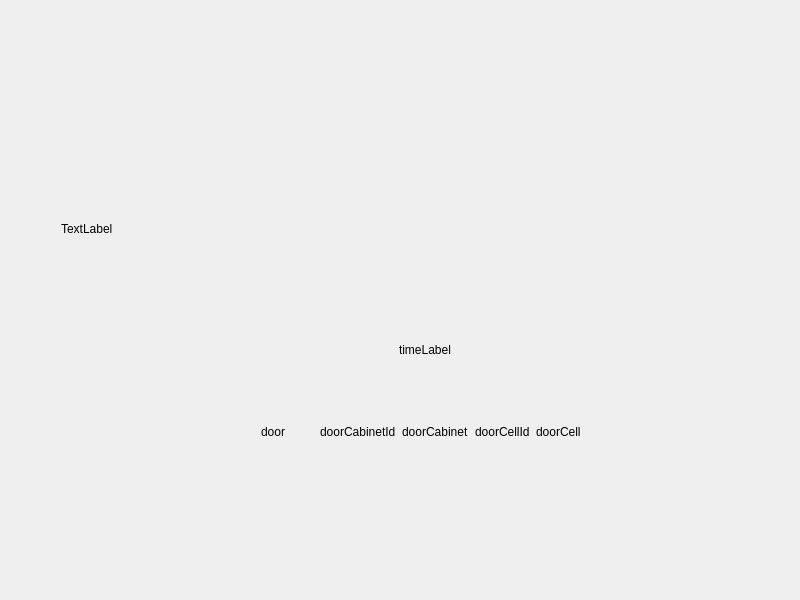
<?xml version="1.0" encoding="UTF-8"?>
<ui version="4.0">
 <class>housewaitpage</class>
 <widget class="QWidget" name="housewaitpage">
  <property name="geometry">
   <rect>
    <x>0</x>
    <y>0</y>
    <width>800</width>
    <height>600</height>
   </rect>
  </property>
  <property name="windowTitle">
   <string>Form</string>
  </property>
  <layout class="QVBoxLayout" name="verticalLayout_2">
   <item>
    <layout class="QVBoxLayout" name="verticalLayout">
     <property name="leftMargin">
      <number>50</number>
     </property>
     <property name="topMargin">
      <number>160</number>
     </property>
     <property name="bottomMargin">
      <number>60</number>
     </property>
     <item>
      <widget class="QLabel" name="label">
       <property name="text">
        <string>TextLabel</string>
       </property>
      </widget>
     </item>
     <item>
      <widget class="QLabel" name="timeLabel">
       <property name="text">
        <string>timeLabel</string>
       </property>
       <property name="alignment">
        <set>Qt::AlignCenter</set>
       </property>
      </widget>
     </item>
     <item>
      <layout class="QHBoxLayout" name="horizontalLayout">
       <property name="leftMargin">
        <number>200</number>
       </property>
       <property name="rightMargin">
        <number>200</number>
       </property>
       <property name="bottomMargin">
        <number>80</number>
       </property>
       <item>
        <widget class="QLabel" name="door">
         <property name="text">
          <string>door</string>
         </property>
        </widget>
       </item>
       <item>
        <widget class="QLabel" name="doorCabinetId">
         <property name="text">
          <string>doorCabinetId</string>
         </property>
        </widget>
       </item>
       <item>
        <widget class="QLabel" name="doorCabinet">
         <property name="text">
          <string>doorCabinet</string>
         </property>
        </widget>
       </item>
       <item>
        <widget class="QLabel" name="doorCellId">
         <property name="text">
          <string>doorCellId</string>
         </property>
        </widget>
       </item>
       <item>
        <widget class="QLabel" name="doorCell">
         <property name="text">
          <string>doorCell</string>
         </property>
        </widget>
       </item>
      </layout>
     </item>
    </layout>
   </item>
  </layout>
 </widget>
 <resources/>
 <connections/>
</ui>
